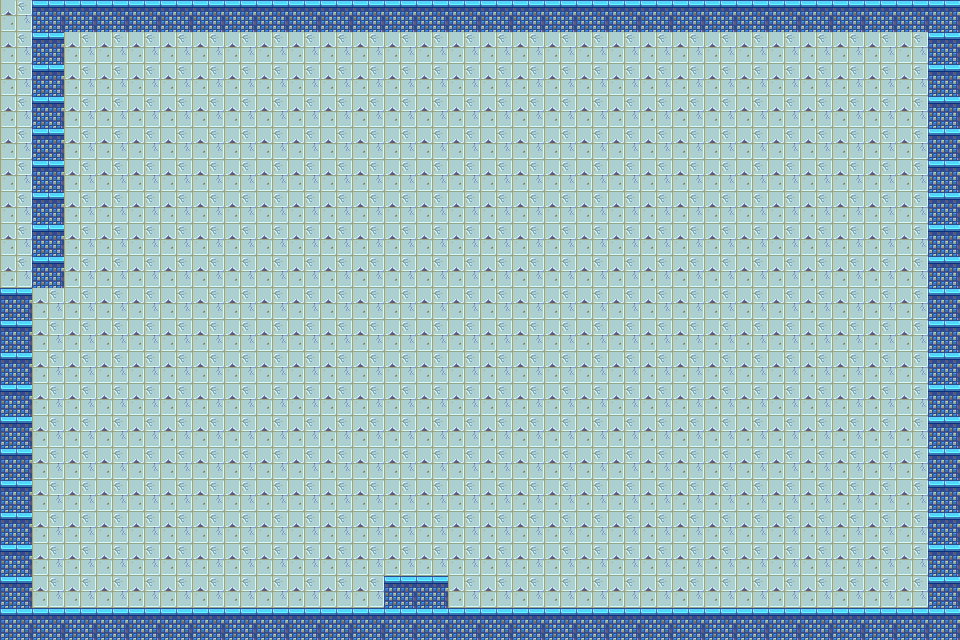

The image is a tile-based game level rendered from a .tmx file. Its description and complete source (layers, tilesets, objects, tile grids) follow:
An orthogonal 30x20 tile map with 32x32 px tiles, 1 tile layer (Tile Layer 1).

<map version="1.10" tiledversion="1.11.0" orientation="orthogonal" renderorder="right-down" width="30" height="20" tilewidth="32" tileheight="32" infinite="0" nextlayerid="2" nextobjectid="1">
 <tileset firstgid="1" source="bathhouse_tiles.es-ES.tsx" />
 <layer id="1" name="Tile Layer 1" width="30" height="20">
  <data encoding="csv">
27,5,5,5,5,5,5,5,5,5,5,5,5,5,5,5,5,5,5,5,5,5,5,5,5,5,5,5,5,5,
27,5,27,27,27,27,27,27,27,27,27,27,27,27,27,27,27,27,27,27,27,27,27,27,27,27,27,27,27,5,
27,5,27,27,27,27,27,27,27,27,27,27,27,27,27,27,27,27,27,27,27,27,27,27,27,27,27,27,27,5,
27,5,27,27,27,27,27,27,27,27,27,27,27,27,27,27,27,27,27,27,27,27,27,27,27,27,27,27,27,5,
27,5,27,27,27,27,27,27,27,27,27,27,27,27,27,27,27,27,27,27,27,27,27,27,27,27,27,27,27,5,
27,5,27,27,27,27,27,27,27,27,27,27,27,27,27,27,27,27,27,27,27,27,27,27,27,27,27,27,27,5,
27,5,27,27,27,27,27,27,27,27,27,27,27,27,27,27,27,27,27,27,27,27,27,27,27,27,27,27,27,5,
27,5,27,27,27,27,27,27,27,27,27,27,27,27,27,27,27,27,27,27,27,27,27,27,27,27,27,27,27,5,
27,5,27,27,27,27,27,27,27,27,27,27,27,27,27,27,27,27,27,27,27,27,27,27,27,27,27,27,27,5,
5,27,27,27,27,27,27,27,27,27,27,27,27,27,27,27,27,27,27,27,27,27,27,27,27,27,27,27,27,5,
5,27,27,27,27,27,27,27,27,27,27,27,27,27,27,27,27,27,27,27,27,27,27,27,27,27,27,27,27,5,
5,27,27,27,27,27,27,27,27,27,27,27,27,27,27,27,27,27,27,27,27,27,27,27,27,27,27,27,27,5,
5,27,27,27,27,27,27,27,27,27,27,27,27,27,27,27,27,27,27,27,27,27,27,27,27,27,27,27,27,5,
5,27,27,27,27,27,27,27,27,27,27,27,27,27,27,27,27,27,27,27,27,27,27,27,27,27,27,27,27,5,
5,27,27,27,27,27,27,27,27,27,27,27,27,27,27,27,27,27,27,27,27,27,27,27,27,27,27,27,27,5,
5,27,27,27,27,27,27,27,27,27,27,27,27,27,27,27,27,27,27,27,27,27,27,27,27,27,27,27,27,5,
5,27,27,27,27,27,27,27,27,27,27,27,27,27,27,27,27,27,27,27,27,27,27,27,27,27,27,27,27,5,
5,27,27,27,27,27,27,27,27,27,27,27,27,27,27,27,27,27,27,27,27,27,27,27,27,27,27,27,27,5,
5,27,27,27,27,27,27,27,27,27,27,27,5,5,27,27,27,27,27,27,27,27,27,27,27,27,27,27,27,5,
5,5,5,5,5,5,5,5,5,5,5,5,5,5,5,5,5,5,5,5,5,5,5,5,5,5,5,5,5,5
</data>
 </layer>
</map>
